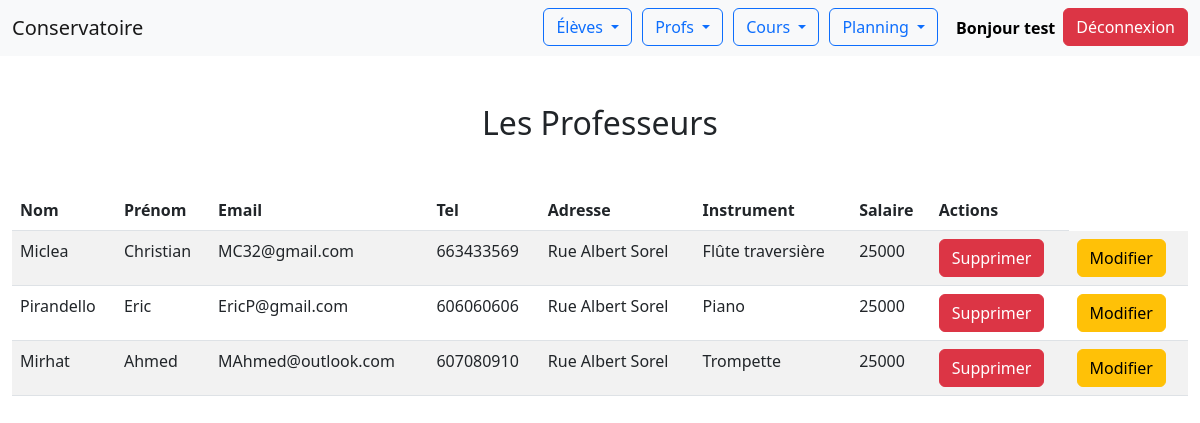
The app's page /Conservatoire/index.php?uc=personne&action=listeprof (signed in) with its own data.
### tables this page shows
CREATE TABLE `prof` (
  `IDPROF` int(11) NOT NULL,
  `INSTRUMENT` char(32) NOT NULL,
  `SALAIRE` float DEFAULT NULL
);

CREATE TABLE `personne` (
  `ID` int(11) NOT NULL,
  `NOM` char(32) DEFAULT NULL,
  `PRENOM` char(32) DEFAULT NULL,
  `TEL` int(11) DEFAULT NULL,
  `MAIL` char(32) DEFAULT NULL,
  `ADRESSE` char(32) DEFAULT NULL
);

### Conservatoire/Modeles/monPdo.php (called while the page is built, shortened)
<?php
class MonPdo
{
    private static $serveur='mysql:host=localhost';
    private static $bdd='dbname=kurghsvm_conservatoire';
    private static $user='kurghsvm_Christian' ;
    private static $mdp='APcn9v6zKbxL3yh' ;
    private static $unPdo = null;
    private function __construct()
    {
        MonPdo::$unPdo = new PDO(MonPdo::$serveur.';'.MonPdo::$bdd, MonPdo::$user, MonPdo::$mdp);
        MonPdo::$unPdo->query("SET CHARACTER SET utf8");
        MonPdo::$unPdo->setAttribute(PDO::ATTR_ERRMODE, PDO::ERRMODE_EXCEPTION);
    }
    public static function getInstance()
    {
        if (self::$unPdo == null) {
            self::$monPdo = new MonPdo();
        }
        return self::$unPdo;
    }
}
?>

### Conservatoire/Modeles/personne.class.php (called while the page is built, shortened)
<?php
class personne
{
        private $ID;
        private $NOM;
        private $PRENOM;
        private $TEL;
        private $ADRESSE;
        private $MAIL;
        public $INSTRUMENT;
        public $SALAIRE;
        public function getID()
        {
                return $this->ID;
        }
        public function getNOM()
        {
                return $this->NOM;
        }
        public function getPRENOM()
        {
                return $this->PRENOM;
        }
        public function getTEL()
        {
                return $this->TEL;
        }
        public function getADRESSE()
        {
                return $this->ADRESSE;
        }
        public function getMAIL()
        {
                return $this->MAIL;
        }
        public function getINSTRUMENT() {
                return $this->INSTRUMENT;
        }
        public function getSALAIRE() {
                return $this->SALAIRE;
        }
        public static function afficherprof()
        {
                $req = MonPdo::getInstance()->prepare("SELECT * FROM personne INNER JOIN prof ON ID = IDPROF;");
                $req->setFetchMode(PDO::FETCH_CLASS | PDO::FETCH_PROPS_LATE, 'personne');
                $req->execute();
                $lesResultats = $req->fetchAll();
                return $lesResultats;
        }
}
?>

### Conservatoire/Vues/afficherprof.php (the view, shortened to what this page needs)
<?php
require_once 'Modeles/monPdo.php';
?>
<!DOCTYPE html>
<html lang="en">
<head>
    <link rel='stylesheet' href='https://cdn.jsdelivr.net/npm/bootstrap@5.2.0/dist/css/bootstrap.min.css'>
</head>
<body>
<?php include("header/header.php") ?>
    <div class="position-relative mt-5 mb-3">
        <h2 class="d-flex justify-content-center mt-5">Les Professeurs</h2>
    </div>
    <div class="container-fluid position-relative mt-5">
        <table class="table table-striped">
            <thead>
                <tr>
                    <th scope="col">Nom</th>
                    <th scope="col">Prénom</th>
                    <th scope="col">Email</th>
                    <th scope="col">Tel</th>
                    <th scope="col">Adresse</th>
                    <th scope="col">Instrument</th>
                    <th scope="col">Salaire</th>
                    <th scope="col">Actions</th>
                </tr>
            </thead>
            <tbody>
                <?php
                foreach ($lesPersonnes as $personne) {
                    echo "<tr>";
                    echo "<td>" . $personne->getNOM() . "</td>";
                    echo "<td>" . $personne->getPRENOM() . "</td>";
                    echo "<td>" . $personne->getMAIL() . "</td>";
                    echo "<td>" . $personne->getTEL() . "</td>";
                    echo "<td>" . $personne->getADRESSE() . "</td>";
                    echo "<td>" . $personne->getINSTRUMENT() . "</td>";
                    echo "<td>" . $personne->getSALAIRE() . "</td>";
                    echo "<td><a href='index.php?uc=personne&action=supprimerprof&id=". $personne->getID() ."' class='btn btn-danger'>Supprimer</a></td>";
                    echo "<td><a href='index.php?uc=personne&action=editer_formprof&id=". $personne->getID() ."' class='btn btn-warning'>Modifier</a></td>";
                    echo "</tr>";
                }
                ?>
            </tbody>
        </table>
    </div>
</body>
</html>

### Conservatoire/index.php (shortened to what this page needs)
<?php
include "Modeles/monPdo.php";
include "Modeles/personne.class.php" ;
if (empty($_GET["uc"])) {
    $uc = "accueil_login";
} else {
    $uc = $_GET["uc"];
}
switch ($uc) {
    case "personne":
        include("Controleurs/controleurPersonnes.php");
        break;
}

### Conservatoire/Controleurs/controleurPersonnes.php (shortened to what this page needs)
<?php
$action = $_GET["action"];
switch ($action) {
    case "listeprof":
        $lesPersonnes = personne::afficherprof();
        include("Vues/afficherprof.php");
        break;
}

### Conservatoire/header/header.php (shortened to what this page needs)
<!DOCTYPE html>
<html lang="en">
<head>
</head>
<body>
    <nav class="navbar navbar-expand-lg navbar-light bg-light">
        <div class="container-fluid">
            <a class="navbar-brand" href="index.php?uc=accueil">Conservatoire</a>
            <div class="collapse navbar-collapse justify-content-end" id="navbarNavAltMarkup">
                <div class="navbar-nav">
                    <div class="dropdown">
                        <button class="btn btn-outline-primary dropdown-toggle" type="button" data-bs-toggle="dropdown"
                            aria-expanded="false">
                            Élèves
                        </button>
                    </div>
                    <div class="dropdown">
                        <button class="btn btn-outline-primary dropdown-toggle" type="button" data-bs-toggle="dropdown"
                            aria-expanded="false">
                            Profs
                        </button>
                    </div>
                    <div class="dropdown">
                        <button class="btn btn-outline-primary dropdown-toggle" type="button" data-bs-toggle="dropdown"
                            aria-expanded="false">
                            Cours
                        </button>
                    </div>
                    <div class="dropdown">
                        <button class="btn btn-outline-primary dropdown-toggle" type="button" data-bs-toggle="dropdown"
                            aria-expanded="false">
                            Planning
                        </button>
                    </div>
                    <form class="form-inline" action="index.php?uc=logout" method="POST">
                        <ul class="navbar-nav">
                            <li class="nav-item">
                                <span class="nav-link">Bonjour <?php echo $_SESSION['user_id']; ?></span>
                            </li>
                            <li class="nav-item">
                                <button type="submit" class="btn btn-danger">Déconnexion</button>
                            </li>
                        </ul>
                    </form>
                </div>
            </div>
        </div>
    </nav>
</body>
</html>

### Conservatoire/header/header.php (style rules this page uses)
.navbar-nav .dropdown, .navbar-nav .border { margin-right: 10px; }
.navbar-nav .nav-link { color: #000; font-weight: bold; }

### records on screen
prof: IDPROF.NOM "Miclea", IDPROF.PRENOM "Christian", IDPROF.MAIL "MC32@gmail.com", IDPROF.TEL "663433569", IDPROF.ADRESSE "Rue Albert Sorel", INSTRUMENT "Flûte traversière", SALAIRE "25000"
prof: IDPROF.NOM "Pirandello", IDPROF.PRENOM "Eric", IDPROF.MAIL "EricP@gmail.com", IDPROF.TEL "606060606", IDPROF.ADRESSE "Rue Albert Sorel", INSTRUMENT "Piano", SALAIRE "25000"
prof: IDPROF.NOM "Mirhat", IDPROF.PRENOM "Ahmed", IDPROF.MAIL "MAhmed@outlook.com", IDPROF.TEL "607080910", IDPROF.ADRESSE "Rue Albert Sorel", INSTRUMENT "Trompette", SALAIRE "25000"

### other values on screen
$_SESSION['user_id'] "test"
